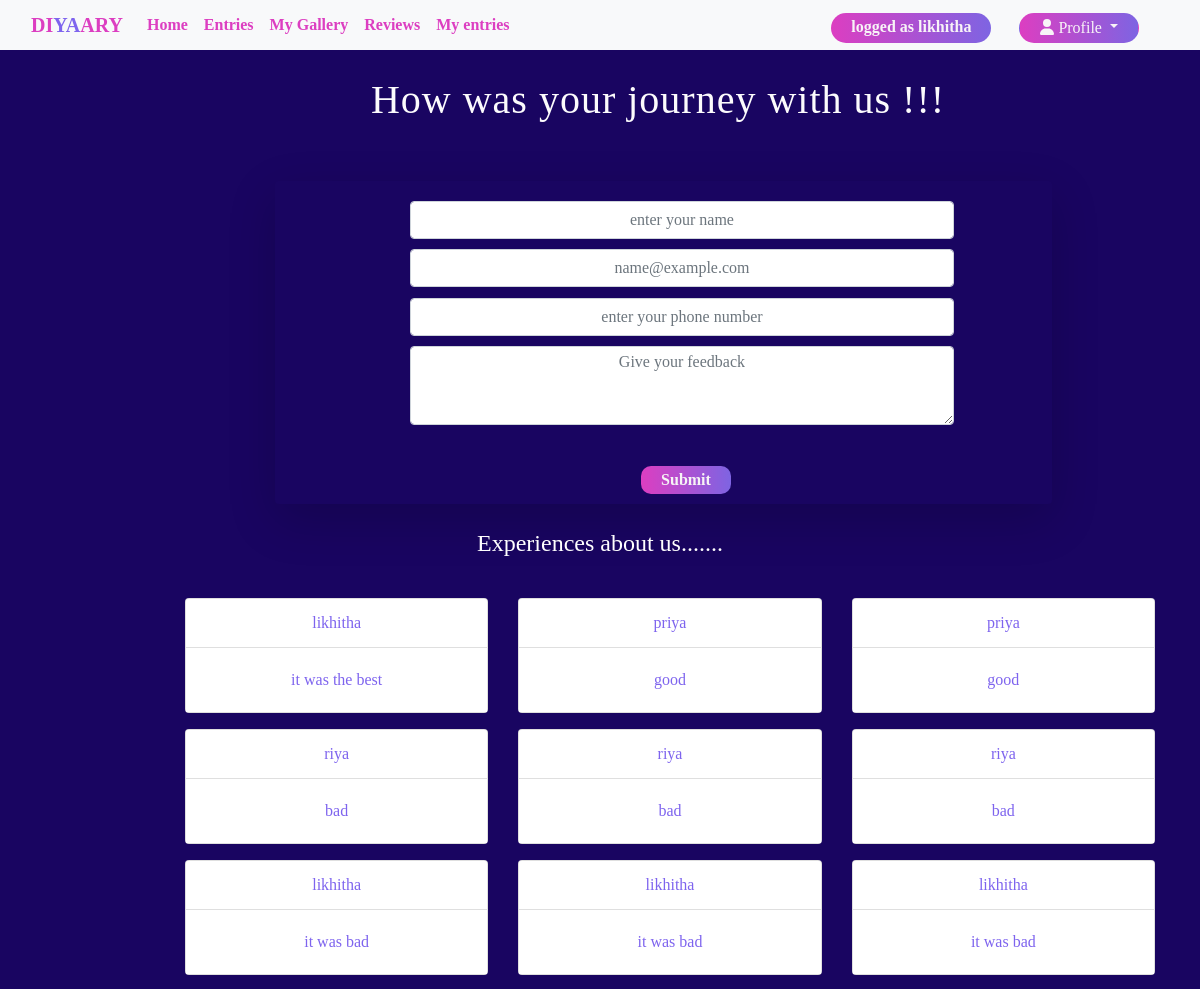
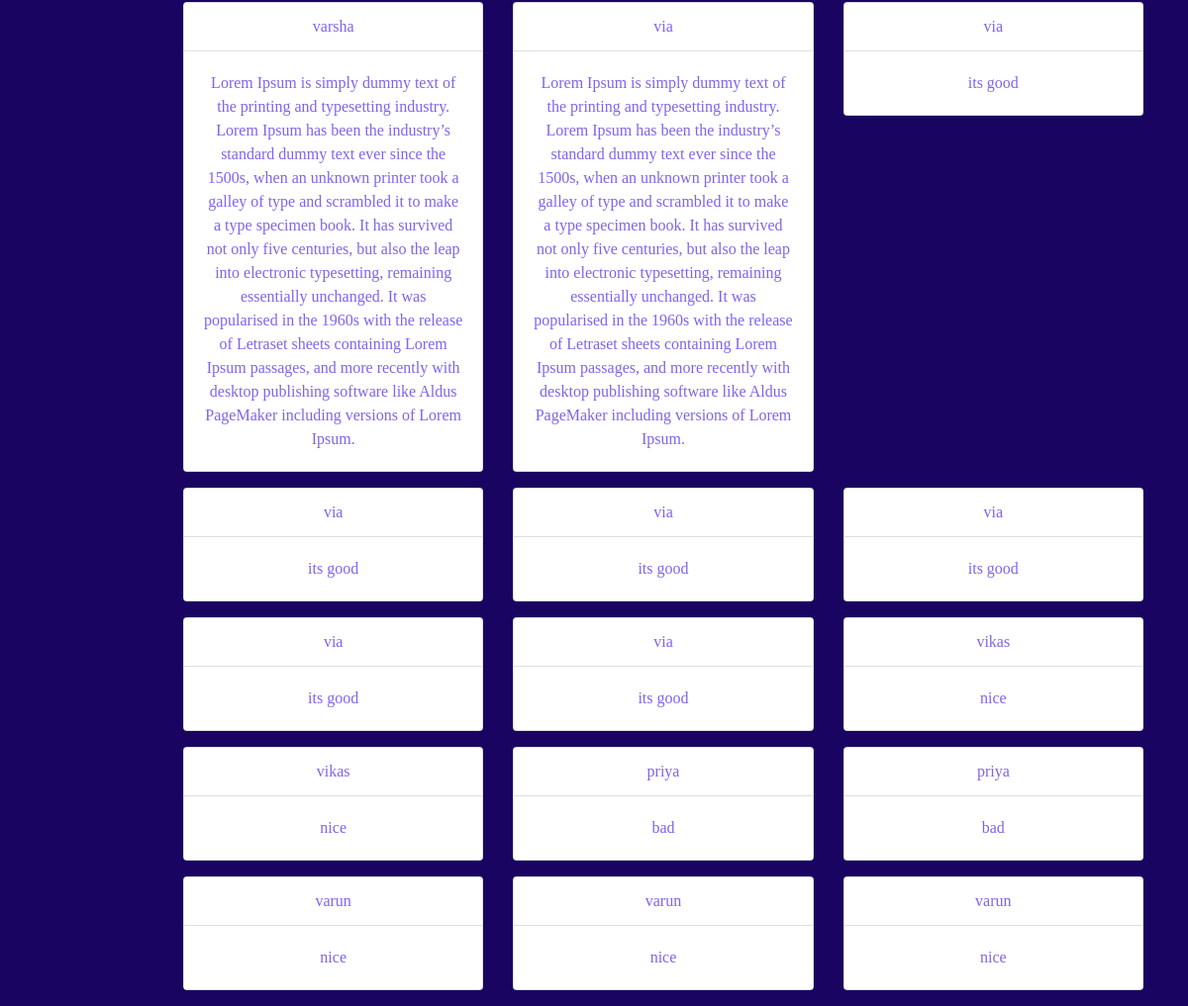
Screenshot of /reviews/ (signed in) with the database file from the repository (2 pictures, top to bottom).
### diyaaryapp/models.py (models this page shows, shortened)
class customerReviews(models.Model):
    name=models.CharField(max_length=15)
    email=models.CharField(max_length=50)
    phone=models.IntegerField( )
    review=models.TextField()
    date=models.DateField()
    class Meta:
        verbose_name_plural = "customerReviews"  #to avoid adding extra 's' in database  table name

### diyaaryapp/views.py (the view, shortened to what this page needs)
# urls.py: path('reviews/',views.reviews,name="reviews"),
def reviews(request):
    if request.user.is_authenticated:
        allreviews = customerReviews.objects.all()
        return render(request, "reviews.html", {'allreviews': allreviews})
    return redirect('userlogin')

### templates/reviews.html (shortened to what this page needs)
{%extends 'base.html'%}
{% load static %}
{% block body %}
{% block cssfile %}
<link rel="stylesheet"   href="{% static 'css/style.css' %}">
{% endblock cssfile %}
<div class="container">
<h1 class="us"><center> How was your journey with us !!!</center></h1>
<div class="shadow-lg p-7   bg-body rounded  ">
<form method="post" action={% url 'reviews'%}>
     <div class="grad">
     <div class="mb-3" >
       <input type="name" class="form-control" id="exampleFormControlInput1" name="name" placeholder="enter your name">
    </div>
    <div class="mb-3">
       <input type="email" class="form-control  " id="exampleFormControlInput2"  name="email" placeholder="name@example.com">
     </div>
     <div class="mb-3">
       <input type="phone" class="form-control" id="exampleFormControlInput3"  name="phone" placeholder="enter your phone number">
     </div>
     <div class="mb-3">
       <textarea class="form-control" id="exampleFormControlTextarea1" rows="3" name="review" placeholder="Give your feedback"></textarea>
     </div>
    </div>
 <button class="button" type="submit"> <strong> Submit </strong> </button>
  </div>
</div>
<h4>Experiences about us.......</h4>
        <div class="row pt-5px">
        <div class="row">
          {% for rev in allreviews %}
              <div class="col-sm-4 mb-3">
              <div class="card text-bg-info">
                <div class="card-header">{{rev.name}}</div>
                <div class="card-body">
                  <p class="card-text">{{rev.review}}</p>
                </div>
              </div>
            </div>
          {% endfor %}
        </div>
      </div>
{% endblock body %}

### templates/base.html (shortened to what this page needs)
<!doctype html>
{% load static %}
<html lang="en">
  <head>
    <link rel="stylesheet" href="https://cdn.jsdelivr.net/npm/bootstrap@4.3.1/dist/css/bootstrap.min.css">
    {% block cssfile %}{% endblock cssfile %}
    <link href="{% static 'fontawesomefree/css/all.min.css' %}" rel="stylesheet" type="text/css">
</head>
  <body>
  <nav class="navbar navbar-expand-lg bg-light">
        <div class="container-fluid"  >
          <a class="navbar-brand" href="#"><strong> DI<span class="firstspan">YA</span>ARY </strong> </a>
          <div class="collapse navbar-collapse" id="navbarNavAltMarkup">
            <div class="navbar-nav mr-auto">
              <a class="nav-link active" aria-current="page" href="/"><strong>Home</strong></a>
              <a class="nav-link"  href="/entries"> <strong>Entries</strong> </a>
              <a class="nav-link" href="/mygallery"><strong>My Gallery</strong></a>
              <a class="nav-link" href="/reviews"><strong>Reviews</strong></a>
              <a class="nav-link" href="/myentries"> <strong>My entries</strong></a>
            </div>
            <div class="navbar-nav ml-auto">
              {%if user.is_authenticated%}
                <span class="navname"><strong>logged as {{request.user}} </strong> </span>
              <div class="dropdown show ml-2">
                <a class="btn   dropdown-toggle" href="#" role="button" id="dropdownMenuLink" data-toggle="dropdown" aria-haspopup="true" aria-expanded="false">
                  <i class="fa-solid fa-user"></i> Profile
                </a>
              </div>
              {% else%}
              <a class="nav-link" href="/usersignup"> <strong>SignUp</strong></a>
              <a class="nav-link" href="/userlogin"> <strong>Login</strong></a>
              </div>
              {%endif%}
          </div>
          </div>
        </div>
      </nav>
      {%block body%} {%endblock body%}
  </body>
</html>

### static/css/style.css (style rules this page uses)
body { height:100vh; width:100%; background-repeat: no-repeat; background-color: rgb(25, 5, 97); font-family:cursive; }
a { color:#dc3ec1 }
h1 { color:rgb(252, 251, 253); text-align: center; }
h1.us { margin-left:280px; margin-bottom:50px; margin-top:10px; }
.firstspan { color:rgb(126, 100, 238); font-weight : bold; }
.navname { color:#f8f4f7; margin-top: 5px; margin-right: 20px; background-image: linear-gradient(to left,#7e64e2,#dc3ec1); border-radius: 15px; padding:2px 20px 2px 20px; }
input::placeholder { color: rgb(23, 23, 24); }
.us { letter-spacing:1px; width: 60%; display: inline-block; white-space: nowrap; overflow:hidden; animation: typing 5s , cursor .1s step-end infinite alternate; }
.dropdown-toggle { color:#f8f4f7; margin-top: 5px; margin-right: 30px; background-image: linear-gradient(to left,#7e64e2,#dc3ec1); border-radius: 15px; padding:2px 20px 2px 20px; }
.navbar { height:50px; }
.form-control { width:70%; padding: 2.5px; margin: -4.5px; text-align:center; margin-bottom: -25px; margin-left:135px; transition: all 0.3s; }
.p-7 { width:70%; height: 95%; margin-left: 230px; text-align: center; }
.mb-3 { text-align: center; }
.button { color:rgb(246, 243, 245); margin-left: 45px; margin-top: 50px; margin-bottom: 10px; background-color:#7e64ee; border-style: none; border-radius: 10px; padding:2px 20px; background-image: linear-gradient(to left,#7e64e2,#dc3ec1); }

### templates/reviews.html (style rules this page uses)
.card-header,.card-body { background-color:white; color:#7e64ee; padding-left: 20px; }
.row { margin:20px 15px 0px 85px; }
h4 { color:white; text-align: center; padding-top: 25px; }

### rows the page displays
customerReviews: name "likhitha", review "it was the best"
customerReviews: name "priya", review "good"
customerReviews: name "priya", review "good"
customerReviews: name "riya", review "bad"
customerReviews: name "riya", review "bad"
customerReviews: name "riya", review "bad"
customerReviews: name "likhitha", review "it was bad"
customerReviews: name "likhitha", review "it was bad"
customerReviews: name "likhitha", review "it was bad"
customerReviews: name "varsha", review "Lorem Ipsum is simply dummy text of the printing and typesetting industry. Lorem Ipsum has been the industry’s standard dummy text ever since the 1500s, when an unknown printer took a galley of type and scrambled it to make a type specimen book. It has survived not only five centuries, but also the leap into electronic typesetting, remaining essentially unchanged. It was popularised in the 1960s with the release of Letraset sheets containing Lorem Ipsum passages, and more recently with desktop publishing software like Aldus PageMaker including versions of Lorem Ipsum."
customerReviews: name "via", review "Lorem Ipsum is simply dummy text of the printing and typesetting industry. Lorem Ipsum has been the industry’s standard dummy text ever since the 1500s, when an unknown printer took a galley of type and scrambled it to make a type specimen book. It has survived not only five centuries, but also the leap into electronic typesetting, remaining essentially unchanged. It was popularised in the 1960s with the release of Letraset sheets containing Lorem Ipsum passages, and more recently with desktop publishing software like Aldus PageMaker including versions of Lorem Ipsum."
customerReviews: name "via", review "its good"
customerReviews: name "via", review "its good"
customerReviews: name "via", review "its good"
customerReviews: name "via", review "its good"
customerReviews: name "via", review "its good"
customerReviews: name "via", review "its good"
customerReviews: name "vikas", review "nice"
customerReviews: name "vikas", review "nice"
customerReviews: name "priya", review "bad"
customerReviews: name "priya", review "bad"
customerReviews: name "varun", review "nice"
customerReviews: name "varun", review "nice"
customerReviews: name "varun", review "nice"

### other values shown
{{ request.user }} "likhitha"
